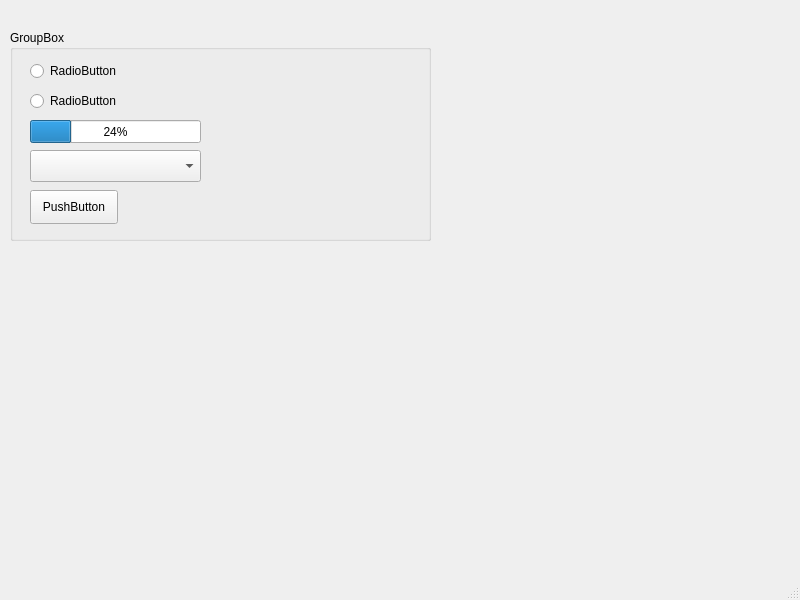
<?xml version="1.0" encoding="UTF-8"?>
<ui version="4.0">
 <class>MainWindow</class>
 <widget class="QMainWindow" name="MainWindow">
  <property name="geometry">
   <rect>
    <x>0</x>
    <y>0</y>
    <width>800</width>
    <height>600</height>
   </rect>
  </property>
  <property name="windowTitle">
   <string>MainWindow</string>
  </property>
  <widget class="QWidget" name="centralwidget">
   <widget class="QGroupBox" name="groupBox">
    <property name="geometry">
     <rect>
      <x>10</x>
      <y>30</y>
      <width>421</width>
      <height>211</height>
     </rect>
    </property>
    <property name="title">
     <string>GroupBox</string>
    </property>
    <widget class="QRadioButton" name="radioButton">
     <property name="geometry">
      <rect>
       <x>20</x>
       <y>30</y>
       <width>101</width>
       <height>22</height>
      </rect>
     </property>
     <property name="text">
      <string>RadioButton</string>
     </property>
    </widget>
    <widget class="QRadioButton" name="radioButton_2">
     <property name="geometry">
      <rect>
       <x>20</x>
       <y>60</y>
       <width>101</width>
       <height>22</height>
      </rect>
     </property>
     <property name="text">
      <string>RadioButton</string>
     </property>
    </widget>
    <widget class="QPushButton" name="pushButton">
     <property name="geometry">
      <rect>
       <x>20</x>
       <y>160</y>
       <width>88</width>
       <height>34</height>
      </rect>
     </property>
     <property name="text">
      <string>PushButton</string>
     </property>
    </widget>
    <widget class="QProgressBar" name="progressBar">
     <property name="geometry">
      <rect>
       <x>20</x>
       <y>90</y>
       <width>171</width>
       <height>23</height>
      </rect>
     </property>
     <property name="value">
      <number>24</number>
     </property>
    </widget>
    <widget class="QComboBox" name="comboBox">
     <property name="geometry">
      <rect>
       <x>20</x>
       <y>120</y>
       <width>171</width>
       <height>32</height>
      </rect>
     </property>
    </widget>
   </widget>
  </widget>
  <widget class="QMenuBar" name="menubar">
   <property name="geometry">
    <rect>
     <x>0</x>
     <y>0</y>
     <width>800</width>
     <height>30</height>
    </rect>
   </property>
  </widget>
  <widget class="QStatusBar" name="statusbar"/>
 </widget>
 <resources/>
 <connections/>
</ui>
